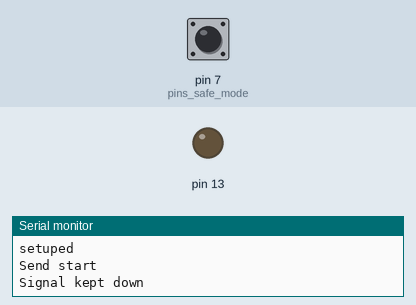
This sketch was run on a simulated Arduino Uno, built with avr-gcc and run on an emulated ATmega328P. On the bench: output pins drawn as LEDs (lit = HIGH), the last lines printed to the serial monitor. Dashed ring = blinking. The inputs (shaded band) are chosen by the test bench; at power-on: pin 7 (pins_safe_mode) LOW.

Above: at 1.2 s.
1.3 s: pin 7 (pins_safe_mode) pulled HIGH for 3.2 s
At 3.2 s:
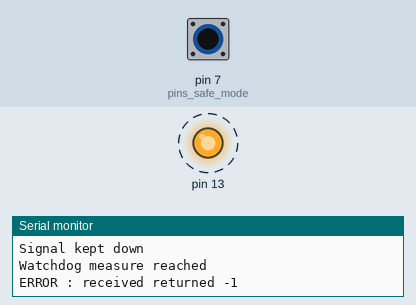
6.8 s: pin 7 (pins_safe_mode) pulled HIGH for 0.15 s
At 8.7 s:
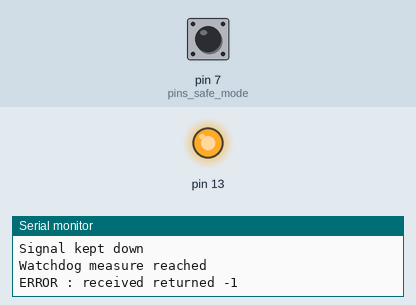
9.9 s: pin 7 (pins_safe_mode) pulled HIGH for 1 s
At 13.3 s:
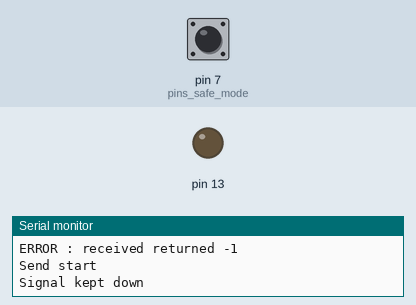
Timing chart, 0 to 14.8 s (numbered marks = the images above; inputs shaded):
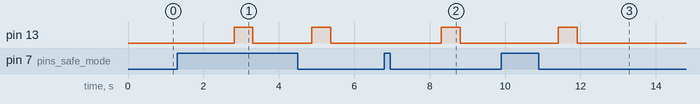

The sketch:

hygro_temp.ino
```cpp
void setup(){
pinMode(7, OUTPUT);          // pins safe mode
Serial.begin(9600);
Serial.print("setuped\n");
digitalWrite(7, HIGH); //repos state
}


void wait_us(int us){
        delayMicroseconds(us);
}

int send_start(){               //Send 18ms pull down signal


  int watchdog = 0;

    pinMode(7, OUTPUT);          // Set pin to output mode
    digitalWrite(7, HIGH);
    delay(20);
    digitalWrite(7, LOW);       // Set pull down signal
    delay(20);                  // wait for 18ms
       digitalWrite(7, HIGH);       // Set pull down signal
    delayMicroseconds(30);
/*    wait_us(16000);
    _NOP();
    wait_us(4000);*/
    int i,j;


/*   noInterrupts();
  for (j=0; j < 4; j++){
    for (i = 0; i < 16000; i++){
      _NOP();
    }
  }
  interrupts();*/


   pinMode(7, INPUT);          // Set pin to safe input mode

    while( ! digitalRead(7)){   // wait until signal pulled up
      watchdog++;
      wait_us(10);
        if( watchdog >100){      // test if signal don't kept down
        Serial.print("Signal kept down\n");
        return;                  // else quit function with error
         }

    }
         watchdog = 0;

    while( digitalRead(7)){    // wait until DHT pull signal down (normally 20-40us)
      watchdog++;
      wait_us(10);
    if( watchdog >100){      // test if DHT commute corretly
        Serial.print("DHT doesn't pull signal down\n");
        return;                  // else quit function with error
         }
    }

    // If here, signal PUTED down again
    watchdog = 0;
}


int measure_time(){
    int measure_loop = 0;               // init counting
   // timer1_flag = 0;                    // Sync the timer

    while( ! digitalRead(7));           // Wait while DHT stop holding down the signal (50us normally)

    while( digitalRead(7)){          // Wait while timer flag doesn't reach 20us
        wait_us(10);                    // Start counting 10us packets
        measure_loop ++;                // Count n*10us
        if(measure_loop > 1000){         // Arbitrary error-exit value
            Serial.print("Watchdog measure reached\n"); // Error message
            return -1;                                      // Quit function
                               }
                        }
    // Bits value determination
    //if ( (measure_loop <= 3) && (measure_loop != 0)){
    if ( measure_loop <= 3){
        return 0;
    } //else if ((measure_loop > 3  ) && (measure_loop <= 9)){
      else if ((measure_loop > 3  ) && (measure_loop <= 7)){
        return 1;
    }else{
         Serial.print("Can't determine bit value\n"); // Error message
         return -1;
    }

}


int receive(int * integral_RH, int * decimal_rh, int * integral_T, int * decimal_T, int * checksum){

    int packet_length = 8;      // Trame_length = 8 bits
    int number_of_packets = 5;      // Trame received
    int bit_received = 0;       // Last bit received
    int trame = 0;              // Constructing trame

    if(send_start() == -1) return -1;

    while(number_of_packets){
        trame = 0;          // RAZ trame
        packet_length = 8;

    while(packet_length){
            trame = trame << 1;                     // Décalage bit à bit, le 0 de départ sera éjecté au 8e bit
            bit_received = measure_time();  // Stockage value
            if(bit_received == -1) return -1;
            trame = trame | bit_received;
            packet_length --;
            }
    if(number_of_packets == 5) *integral_RH = trame;
    if(number_of_packets == 4) *decimal_rh = trame;
    if(number_of_packets == 3) *integral_T = trame;
    if(number_of_packets == 2) *decimal_T = trame;
    if(number_of_packets == 1) *checksum = trame;

    number_of_packets--;
    }
  return 0;
}

void loop(){      // TODO dégager les valeurs en dehors du scope du capteur

int integral_RH = 0, decimal_rh = 0, integral_T = 0, decimal_T = 0, checksum = 0;

DDRB = DDRB | 0b00100000;

Serial.print("Send start\n"); // Error message

if(receive(&integral_RH, &decimal_rh, &integral_T, &decimal_T, &checksum) != -1){
Serial.print("RH integral :");Serial.println(integral_RH);
Serial.print("RH decimal :");Serial.println(decimal_rh);
Serial.print("Integral T :");Serial.println(integral_T);
Serial.print("Decimal T :");Serial.println(decimal_T);
Serial.print("checksum :");Serial.println(checksum, BIN);
}else{
  Serial.print("ERROR : received returned -1\n");
  delay(1000);
}
delay(500);

PORTB = PORTB | 0b100000;

delay(500);

PORTB = PORTB & 0b11011111;

/*//Serial.print("Send high\n"); // Error message
digitalWrite(7, HIGH);
delay(18);
//Serial.print("Send low\n"); // Error message
digitalWrite(7, LOW);
delay(18);*/

}
```

Measured:
- after the input at 1.3 s, pin 13: alternates HIGH for 0.50 s and LOW for 1.6 s, starting after 1.5 s
- after the input at 6.8 s, pin 13: LOW → HIGH after 1.5 s, → LOW 0.50 s later
- after the input at 9.9 s, pin 13: LOW → HIGH after 1.5 s, → LOW 0.50 s later
